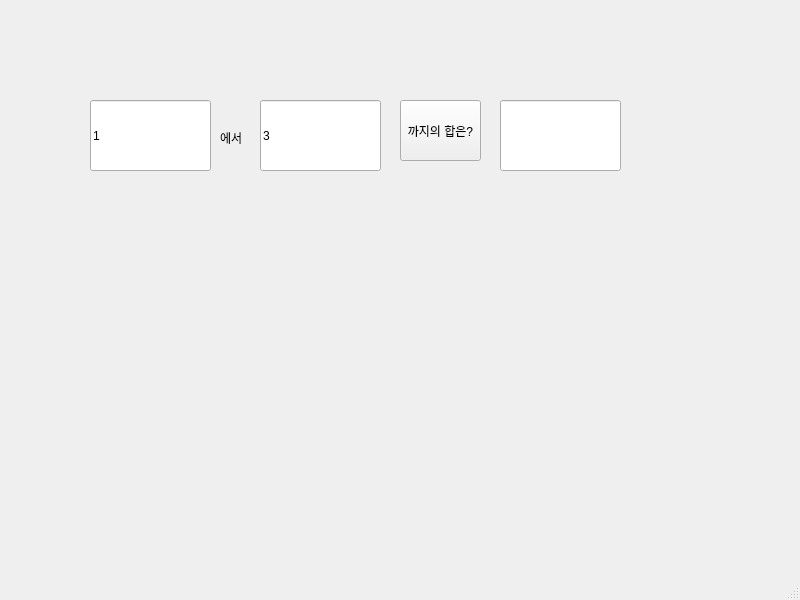
<?xml version="1.0" encoding="UTF-8"?>
<ui version="4.0">
 <class>MainWindow</class>
 <widget class="QMainWindow" name="MainWindow">
  <property name="geometry">
   <rect>
    <x>0</x>
    <y>0</y>
    <width>800</width>
    <height>600</height>
   </rect>
  </property>
  <property name="windowTitle">
   <string>MainWindow</string>
  </property>
  <widget class="QWidget" name="centralwidget">
   <widget class="QLabel" name="lbl">
    <property name="geometry">
     <rect>
      <x>220</x>
      <y>130</y>
      <width>31</width>
      <height>16</height>
     </rect>
    </property>
    <property name="accessibleName">
     <string/>
    </property>
    <property name="text">
     <string>에서</string>
    </property>
   </widget>
   <widget class="QPushButton" name="pb">
    <property name="geometry">
     <rect>
      <x>400</x>
      <y>100</y>
      <width>81</width>
      <height>61</height>
     </rect>
    </property>
    <property name="text">
     <string>까지의 합은?</string>
    </property>
   </widget>
   <widget class="QLineEdit" name="le1">
    <property name="geometry">
     <rect>
      <x>90</x>
      <y>100</y>
      <width>121</width>
      <height>71</height>
     </rect>
    </property>
    <property name="text">
     <string>1</string>
    </property>
   </widget>
   <widget class="QLineEdit" name="le2">
    <property name="geometry">
     <rect>
      <x>260</x>
      <y>100</y>
      <width>121</width>
      <height>71</height>
     </rect>
    </property>
    <property name="text">
     <string>3</string>
    </property>
   </widget>
   <widget class="QLineEdit" name="le3">
    <property name="geometry">
     <rect>
      <x>500</x>
      <y>100</y>
      <width>121</width>
      <height>71</height>
     </rect>
    </property>
   </widget>
  </widget>
  <widget class="QMenuBar" name="menubar">
   <property name="geometry">
    <rect>
     <x>0</x>
     <y>0</y>
     <width>800</width>
     <height>21</height>
    </rect>
   </property>
  </widget>
  <widget class="QStatusBar" name="statusbar"/>
 </widget>
 <resources/>
 <connections/>
</ui>
